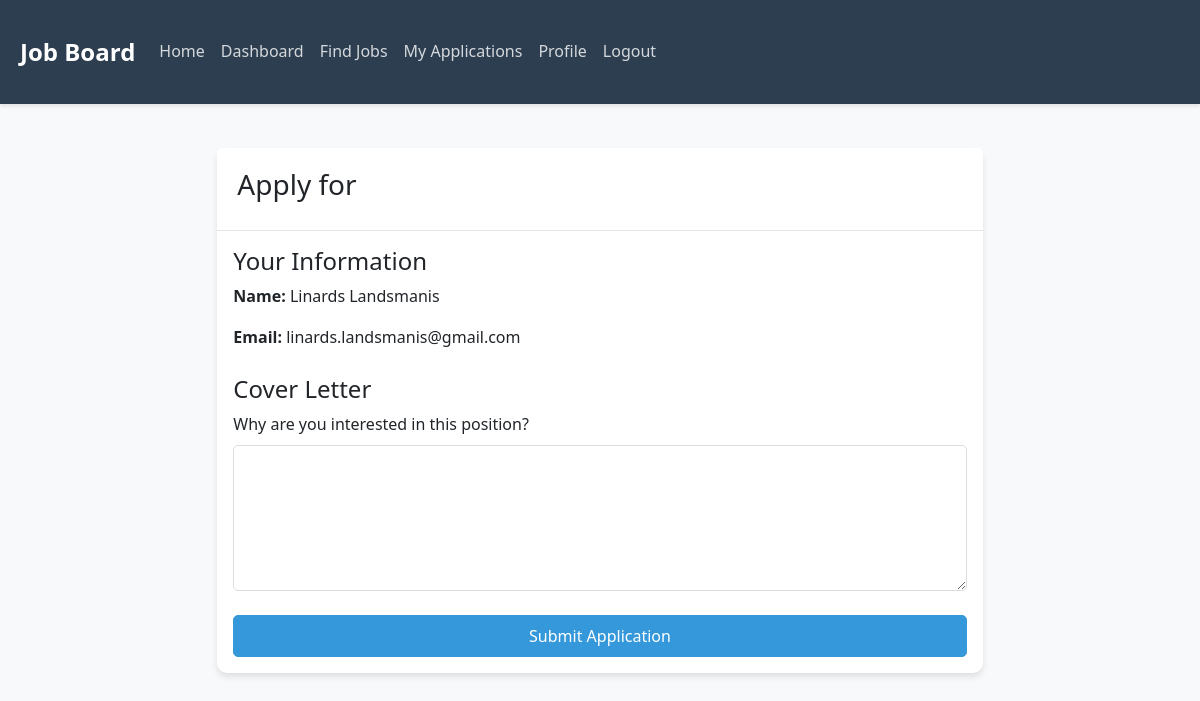
The app's page /apply/5 (signed in), older data.
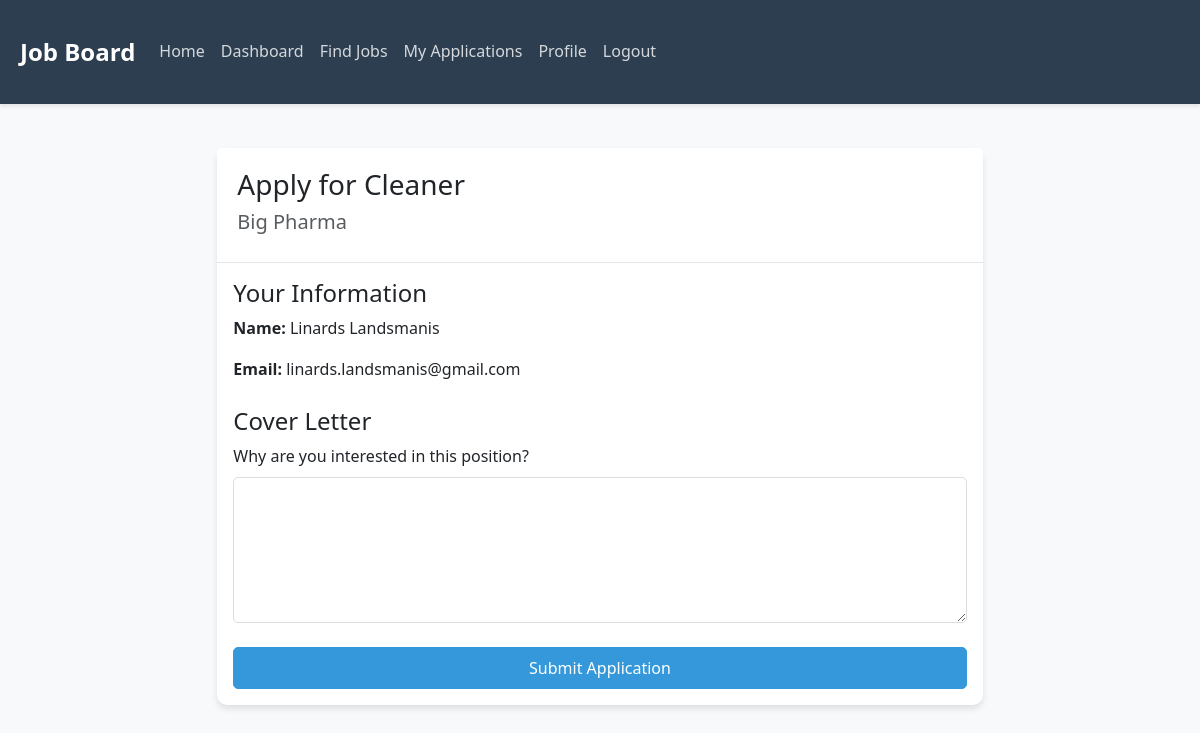
The same page, newer data.
### tables this page shows
CREATE TABLE job (
                id INTEGER PRIMARY KEY AUTOINCREMENT,
                title TEXT NOT NULL,
                description TEXT NOT NULL,
                requirements TEXT NOT NULL,
                salary INTEGER NOT NULL,
                company_id INTEGER NOT NULL,
                created_at TIMESTAMP DEFAULT CURRENT_TIMESTAMP,
                FOREIGN KEY (company_id) REFERENCES company (id)
            );

CREATE TABLE company (
                id INTEGER PRIMARY KEY AUTOINCREMENT,
                name TEXT NOT NULL,
                location TEXT NOT NULL,
                industry TEXT NOT NULL,
                owner_id INTEGER NOT NULL,
                FOREIGN KEY (owner_id) REFERENCES user (id)
            );

### app.py (the view, shortened to what this page needs)
@app.route('/apply/<int:job_id>', methods=['GET', 'POST'])
@login_required
def apply_job(job_id):
    if current_user.role != 'job_seeker':
        return redirect(url_for('dashboard'))
    db = get_db()
    cursor = db.cursor()
    cursor.execute('''
        SELECT j.*, c.name as company_name, c.location, c.industry
        FROM job j
        JOIN company c ON j.company_id = c.id
        WHERE j.id = ?
    ''', (job_id,))
    job = cursor.fetchone()
    db.close()
    return render_template('apply_job.html', job=job)

### app.py (called while the page is built)
def get_db():
    db = sqlite3.connect(DATABASE)
    db.row_factory = sqlite3.Row
    return db

@login_manager.user_loader
def load_user(user_id):
    db = get_db()
    cursor = db.cursor()
    cursor.execute('SELECT * FROM user WHERE id = ?', (user_id,))
    user_data = cursor.fetchone()
    db.close()
    if user_data:
        return User(user_data['id'], user_data['name'], user_data['email'],
                   user_data['password'], user_data['role'])
    return None

### templates/apply_job.html (shortened to what this page needs)
{% extends "base.html" %}
{% block content %}
<div class="row justify-content-center">
    <div class="col-md-8">
        <div class="card">
            <div class="card-header">
                <h3>Apply for {{ job['title'] }}</h3>
                <h5 class="text-muted">{{ job['company_name'] }}</h5>
            </div>
            <div class="card-body">
                <form method="POST">
                    <div class="mb-4">
                        <h4>Your Information</h4>
                        <p><strong>Name:</strong> {{ current_user.name }}</p>
                        <p><strong>Email:</strong> {{ current_user.email }}</p>
                    </div>
                    <div class="mb-4">
                        <h4>Cover Letter</h4>
                        <div class="mb-3">
                            <label for="message" class="form-label">Why are you interested in this position?</label>
                            <textarea class="form-control" id="message" name="message" rows="5" required></textarea>
                        </div>
                    </div>
                    <div class="d-grid">
                        <button type="submit" class="btn btn-primary">Submit Application</button>
                    </div>
                </form>
            </div>
        </div>
    </div>
</div>
{% endblock %}

Row changes from the older to the newer data that the page shows:
added job: title "Cleaner"
added company: company_name "Big Pharma"
